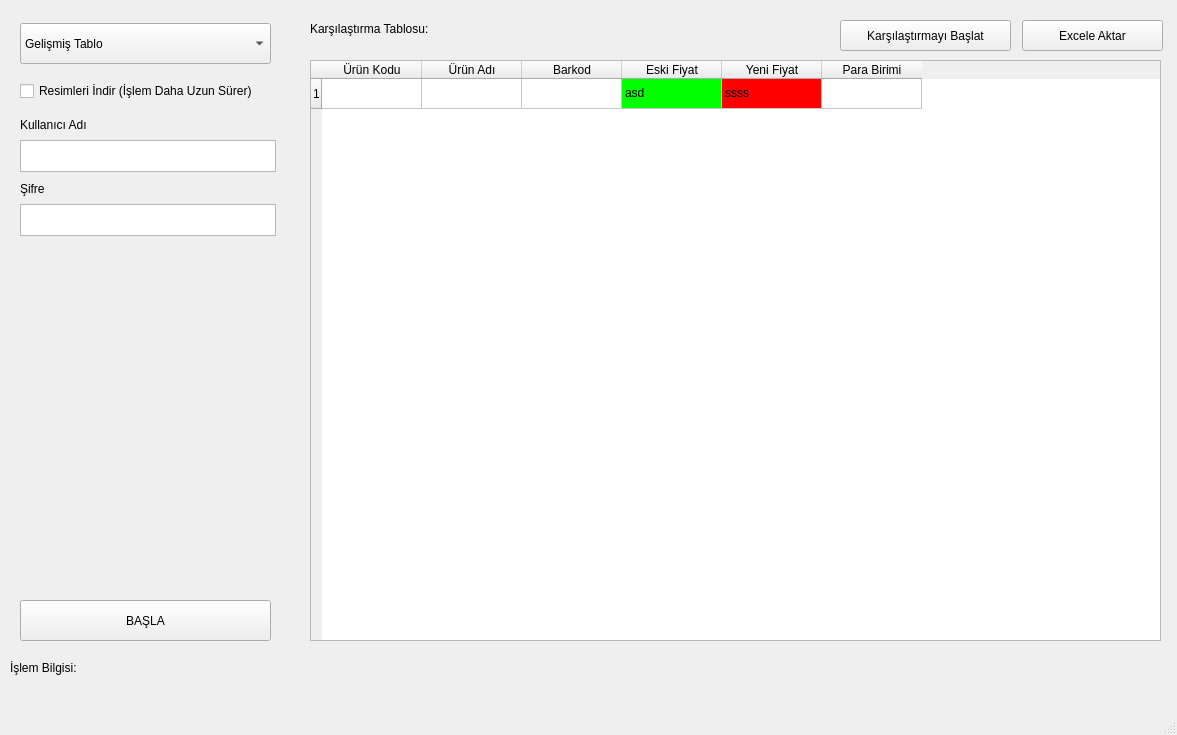
<?xml version="1.0" encoding="UTF-8"?>
<ui version="4.0">
 <class>MainWindow</class>
 <widget class="QMainWindow" name="MainWindow">
  <property name="geometry">
   <rect>
    <x>0</x>
    <y>0</y>
    <width>1177</width>
    <height>735</height>
   </rect>
  </property>
  <property name="font">
   <font>
    <pointsize>9</pointsize>
   </font>
  </property>
  <property name="windowTitle">
   <string>Fiyat Çekme ve Karşılaştırma</string>
  </property>
  <widget class="QWidget" name="centralwidget">
   <widget class="QLabel" name="label_3">
    <property name="geometry">
     <rect>
      <x>310</x>
      <y>20</y>
      <width>151</width>
      <height>18</height>
     </rect>
    </property>
    <property name="text">
     <string>Karşılaştırma Tablosu:</string>
    </property>
   </widget>
   <widget class="QTableWidget" name="tableWidget">
    <property name="geometry">
     <rect>
      <x>310</x>
      <y>60</y>
      <width>851</width>
      <height>581</height>
     </rect>
    </property>
    <row>
     <property name="text">
      <string>1</string>
     </property>
    </row>
    <column>
     <property name="text">
      <string>Ürün Kodu</string>
     </property>
    </column>
    <column>
     <property name="text">
      <string>Ürün Adı</string>
     </property>
    </column>
    <column>
     <property name="text">
      <string>Barkod</string>
     </property>
    </column>
    <column>
     <property name="text">
      <string>Eski Fiyat</string>
     </property>
    </column>
    <column>
     <property name="text">
      <string>Yeni Fiyat</string>
     </property>
    </column>
    <column>
     <property name="text">
      <string>Para Birimi</string>
     </property>
    </column>
    <item row="0" column="0">
     <property name="text">
      <string/>
     </property>
     <property name="flags">
      <set>NoItemFlags</set>
     </property>
    </item>
    <item row="0" column="1">
     <property name="text">
      <string/>
     </property>
     <property name="flags">
      <set>NoItemFlags</set>
     </property>
    </item>
    <item row="0" column="2">
     <property name="text">
      <string/>
     </property>
     <property name="flags">
      <set>NoItemFlags</set>
     </property>
    </item>
    <item row="0" column="3">
     <property name="text">
      <string>asd</string>
     </property>
     <property name="background">
      <brush brushstyle="SolidPattern">
       <color alpha="255">
        <red>0</red>
        <green>255</green>
        <blue>0</blue>
       </color>
      </brush>
     </property>
     <property name="foreground">
      <brush brushstyle="NoBrush">
       <color alpha="255">
        <red>0</red>
        <green>0</green>
        <blue>0</blue>
       </color>
      </brush>
     </property>
     <property name="flags">
      <set>NoItemFlags</set>
     </property>
    </item>
    <item row="0" column="4">
     <property name="text">
      <string>ssss</string>
     </property>
     <property name="background">
      <brush brushstyle="SolidPattern">
       <color alpha="255">
        <red>255</red>
        <green>0</green>
        <blue>0</blue>
       </color>
      </brush>
     </property>
     <property name="foreground">
      <brush brushstyle="NoBrush">
       <color alpha="255">
        <red>0</red>
        <green>0</green>
        <blue>0</blue>
       </color>
      </brush>
     </property>
     <property name="flags">
      <set>NoItemFlags</set>
     </property>
    </item>
    <item row="0" column="5">
     <property name="text">
      <string/>
     </property>
     <property name="flags">
      <set>NoItemFlags</set>
     </property>
    </item>
   </widget>
   <widget class="QPushButton" name="btnComparisontoExcel">
    <property name="geometry">
     <rect>
      <x>1022</x>
      <y>20</y>
      <width>141</width>
      <height>31</height>
     </rect>
    </property>
    <property name="text">
     <string>Excele Aktar</string>
    </property>
   </widget>
   <widget class="QPushButton" name="btnComparison">
    <property name="geometry">
     <rect>
      <x>840</x>
      <y>20</y>
      <width>171</width>
      <height>31</height>
     </rect>
    </property>
    <property name="text">
     <string>Karşılaştırmayı Başlat</string>
    </property>
   </widget>
   <widget class="QLabel" name="lblProgressInfo">
    <property name="geometry">
     <rect>
      <x>10</x>
      <y>660</y>
      <width>1151</width>
      <height>16</height>
     </rect>
    </property>
    <property name="text">
     <string>İşlem Bilgisi: </string>
    </property>
   </widget>
   <widget class="QTextEdit" name="txtPassword">
    <property name="geometry">
     <rect>
      <x>20</x>
      <y>204</y>
      <width>256</width>
      <height>32</height>
     </rect>
    </property>
   </widget>
   <widget class="QLabel" name="label_2">
    <property name="geometry">
     <rect>
      <x>20</x>
      <y>180</y>
      <width>28</width>
      <height>18</height>
     </rect>
    </property>
    <property name="text">
     <string>Şifre</string>
    </property>
   </widget>
   <widget class="QPushButton" name="btnStart">
    <property name="geometry">
     <rect>
      <x>20</x>
      <y>600</y>
      <width>251</width>
      <height>41</height>
     </rect>
    </property>
    <property name="text">
     <string>BAŞLA</string>
    </property>
   </widget>
   <widget class="QComboBox" name="cmbTableType">
    <property name="geometry">
     <rect>
      <x>20</x>
      <y>23</y>
      <width>251</width>
      <height>41</height>
     </rect>
    </property>
    <item>
     <property name="text">
      <string>Gelişmiş Tablo</string>
     </property>
    </item>
    <item>
     <property name="text">
      <string>Detaylı Tablo</string>
     </property>
    </item>
   </widget>
   <widget class="QCheckBox" name="chkImageDownload">
    <property name="geometry">
     <rect>
      <x>20</x>
      <y>80</y>
      <width>291</width>
      <height>22</height>
     </rect>
    </property>
    <property name="text">
     <string>Resimleri İndir (İşlem Daha Uzun Sürer)</string>
    </property>
   </widget>
   <widget class="QLabel" name="label">
    <property name="geometry">
     <rect>
      <x>20</x>
      <y>116</y>
      <width>72</width>
      <height>18</height>
     </rect>
    </property>
    <property name="text">
     <string>Kullanıcı Adı</string>
    </property>
   </widget>
   <widget class="QTextEdit" name="textUsername">
    <property name="geometry">
     <rect>
      <x>20</x>
      <y>140</y>
      <width>256</width>
      <height>32</height>
     </rect>
    </property>
   </widget>
   <widget class="QLabel" name="lblPageLen">
    <property name="geometry">
     <rect>
      <x>20</x>
      <y>540</y>
      <width>251</width>
      <height>16</height>
     </rect>
    </property>
    <property name="text">
     <string/>
    </property>
   </widget>
   <widget class="QLabel" name="lblItemLen">
    <property name="geometry">
     <rect>
      <x>20</x>
      <y>570</y>
      <width>251</width>
      <height>16</height>
     </rect>
    </property>
    <property name="text">
     <string/>
    </property>
   </widget>
  </widget>
  <widget class="QMenuBar" name="menubar">
   <property name="geometry">
    <rect>
     <x>0</x>
     <y>0</y>
     <width>1177</width>
     <height>26</height>
    </rect>
   </property>
  </widget>
  <widget class="QStatusBar" name="statusbar"/>
 </widget>
 <resources/>
 <connections/>
</ui>
